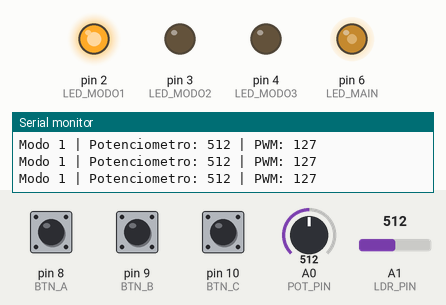
This sketch was run on a simulated Arduino Uno, built with avr-gcc and run on an emulated ATmega328P. On the bench: output pins drawn as LEDs (lit = HIGH), the last lines printed to the serial monitor. Inputs (shaded band) come from the test bench; at power-on: pin 10 (BTN_C) HIGH, pin 9 (BTN_B) HIGH, pin 8 (BTN_A) HIGH, A0 (POT_PIN) = 512, A1 (LDR_PIN) = 512.

Above: at 1.2 s.
1.3 s: pin 10 (BTN_C) pulled LOW for 0.15 s
At 1.53 s:
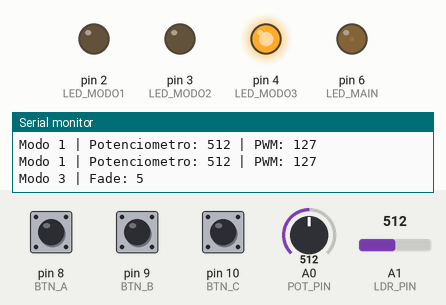
4.3 s: pin 9 (BTN_B) pulled LOW for 0.15 s
At 5.7 s:
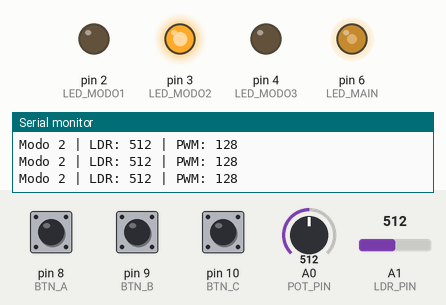
6.0 s: pin 10 (BTN_C) pulled LOW for 0.15 s
At 6.26 s:
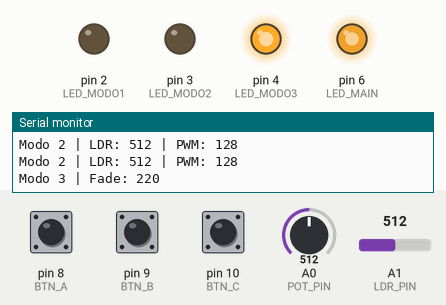
9.1 s: pin 8 (BTN_A) pulled LOW for 0.15 s
At 10.6 s:
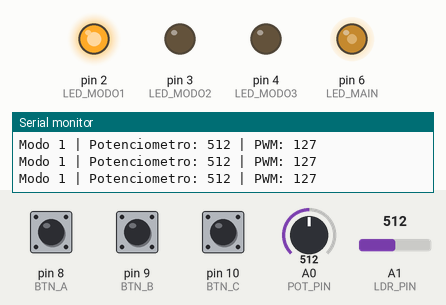
12.2 s: A0 (POT_PIN) set to 0
At 12.6 s:
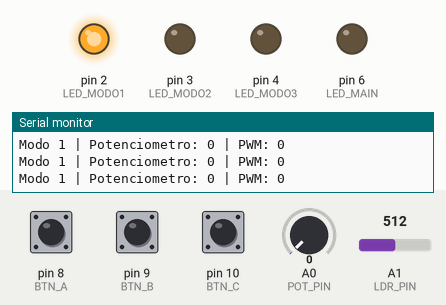
13.7 s: A0 (POT_PIN) set to 3
16.7 s: A0 (POT_PIN) set to 6
At 17.3 s:
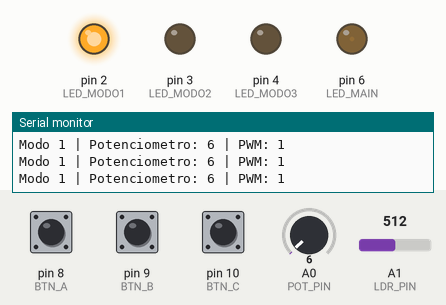
Timing chart, 0 to 19.2 s (numbered marks = the images above; inputs shaded):
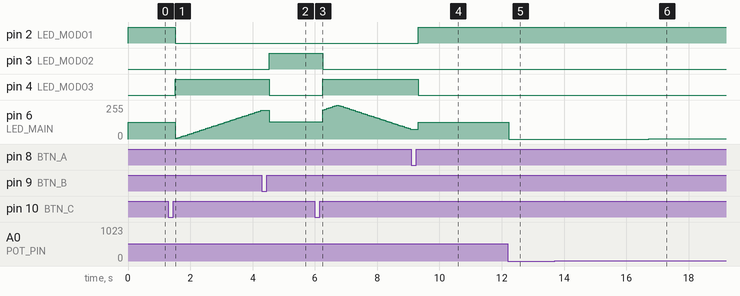

Measured:
- after the input at 1.3 s, pin 2 (LED_MODO1): HIGH → LOW after 0.22 s; pin 4 (LED_MODO3): LOW → HIGH after 0.22 s
- after the input at 4.3 s, pin 3 (LED_MODO2): LOW → HIGH after 0.23 s; pin 4 (LED_MODO3): HIGH → LOW after 0.23 s
- after the input at 6.0 s, pin 3 (LED_MODO2): HIGH → LOW after 0.25 s; pin 4 (LED_MODO3): LOW → HIGH after 0.25 s; pin 6 (LED_MAIN): rises from 128/255 to 255/255 in 0.46 s, then falls to 75/255 in 2.4 s
- after the input at 9.1 s, pin 2 (LED_MODO1): LOW → HIGH after 0.22 s; pin 4 (LED_MODO3): HIGH → LOW after 0.22 s
- after the input at 12.2 s, pin 6 (LED_MAIN): 127/255 → 0/255 at once
- after the input at 16.7 s, pin 6 (LED_MAIN): 0/255 → 1/255 at once

The sketch:

12_01_painel_interativo.ino
```cpp
#define BTN_A 8
#define BTN_B 9
#define BTN_C 10
#define LED_MAIN 6
#define LED_MODO1 2
#define LED_MODO2 3
#define LED_MODO3 4
#define POT_PIN A0
#define LDR_PIN A1
int modoAtual = 1;
int brilhoFade = 0;
int passoFade = 5;
void setup() {
  pinMode(BTN_A, INPUT_PULLUP);
  pinMode(BTN_B, INPUT_PULLUP);
  pinMode(BTN_C, INPUT_PULLUP);
  pinMode(LED_MAIN, OUTPUT);
  pinMode(LED_MODO1, OUTPUT);
  pinMode(LED_MODO2, OUTPUT);
  pinMode(LED_MODO3, OUTPUT);
  Serial.begin(9600);
}
void verificarBotoes() {
  if (digitalRead(BTN_A) == LOW) { modoAtual = 1; delay(200); }
  if (digitalRead(BTN_B) == LOW) { modoAtual = 2; delay(200); }
  if (digitalRead(BTN_C) == LOW) { modoAtual = 3; delay(200); }
}
void atualizarIndicadores() {
  digitalWrite(LED_MODO1, modoAtual == 1 ? HIGH : LOW);
  digitalWrite(LED_MODO2, modoAtual == 2 ? HIGH : LOW);
  digitalWrite(LED_MODO3, modoAtual == 3 ? HIGH : LOW);
}
void modoManual() {
  int valorPot = analogRead(POT_PIN);
  int brilho = map(valorPot, 0, 1023, 0, 255);
  analogWrite(LED_MAIN, brilho);
  Serial.print("Modo 1 | Potenciometro: "); Serial.print(valorPot);
  Serial.print(" | PWM: "); Serial.println(brilho);
}
void modoAutomatico() {
  int valorLDR = analogRead(LDR_PIN);
  int brilho = map(valorLDR, 0, 1023, 255, 0);
  brilho = constrain(brilho, 0, 255);
  analogWrite(LED_MAIN, brilho);
  Serial.print("Modo 2 | LDR: "); Serial.print(valorLDR);
  Serial.print(" | PWM: "); Serial.println(brilho);
}
void modoFade() {
  brilhoFade += passoFade;
  if (brilhoFade >= 255) { brilhoFade = 255; passoFade = -passoFade; }
  if (brilhoFade <= 0) { brilhoFade = 0; passoFade = -passoFade; }
  analogWrite(LED_MAIN, brilhoFade);
  Serial.print("Modo 3 | Fade: "); Serial.println(brilhoFade);
  delay(15);
}
void loop() {
  verificarBotoes();
  atualizarIndicadores();
  switch (modoAtual) {
    case 1: modoManual(); break;
    case 2: modoAutomatico(); break;
    case 3: modoFade(); break;
  }
  delay(50);
}
```
